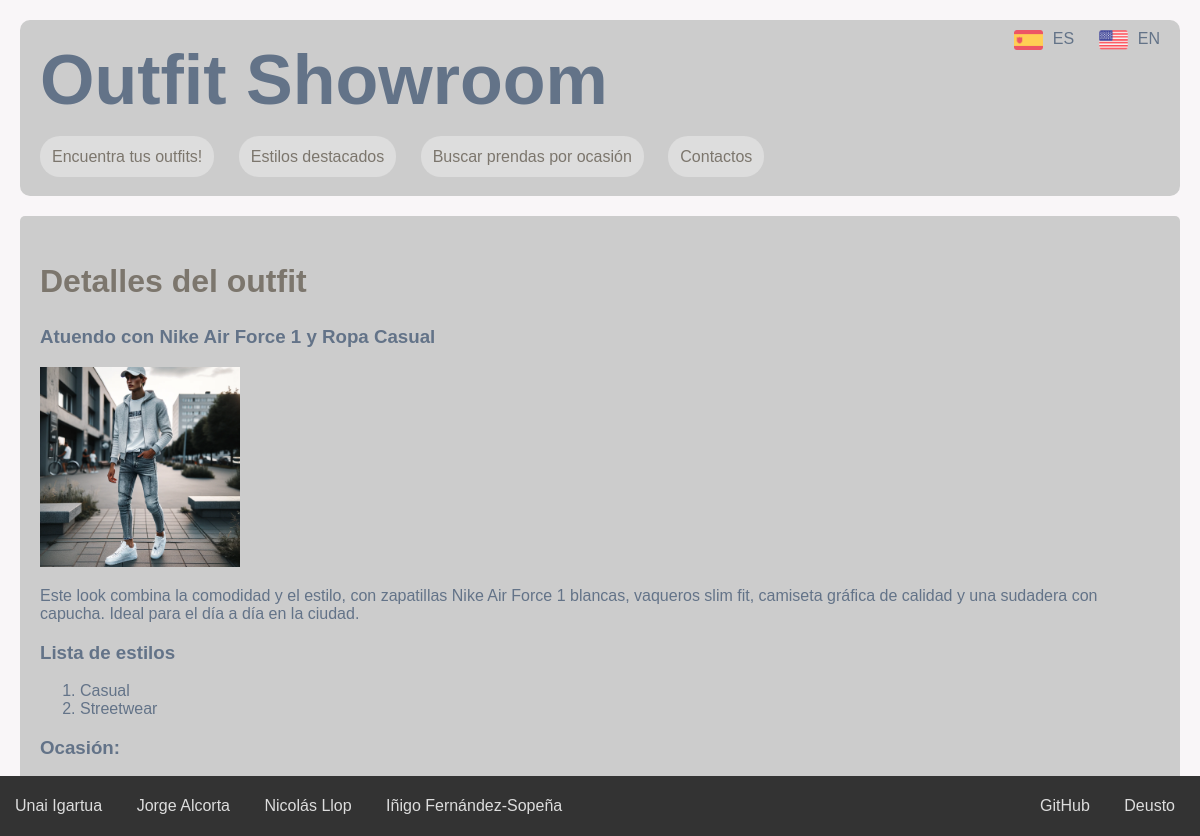
Page /outfit/2 on the committed database.
### appOutfitShowroom/models.py (models this page shows, shortened)
class Outfit(models.Model):
    def get_nombre(self):
        return self.nombre_en if get_language() == 'en' else self.nombre
    def get_descripcion(self):
        return self.descripcion_en if get_language() == 'en' else self.descripcion
    nombre = models.CharField(max_length=200)
    nombre_en = models.CharField(max_length=200, blank=True)
    descripcion = models.TextField(max_length=700)
    descripcion_en = models.TextField(max_length=700, blank=True)
    ocasion = models.ForeignKey(Ocasion, on_delete=models.CASCADE)
    estilos = models.ManyToManyField(Estilo)
    precio = models.IntegerField(default=0)
    autor = models.CharField(max_length=25, blank=True)
    imagen = models.ImageField(upload_to='static/img',blank=True,null=True,verbose_name='Image')
    fecha = models.DateTimeField(auto_now_add=True)

class Estilo(models.Model):
    def get_nombre(self):
        return self.nombre_en if get_language() == 'en' else self.nombre
    nombre = models.CharField(max_length=50)
    nombre_en = models.CharField(max_length=50, blank=True)

### appOutfitShowroom/views.py (the view)
# urls.py: path('outfit/<int:pk>', views.OutfitDetailView.as_view(), name='detalle_outfit'),
class OutfitDetailView(DetailView):
    model = Outfit
    template_name = "outfit.html"
    def get_context_data(self, **kwargs):
        context = super(OutfitDetailView, self).get_context_data(**kwargs)
        context["titulo_pagina"] = 'Detalles del outfit'
        return context

### appOutfitShowroom/models.py (called while the page is built)
    def __str__(self):
        return self.nombre

### appOutfitShowroom/templates/outfit.html
{% extends "base.html" %}
{% load static %}
{%load i18n%}
{% block contenido %}
<h2>{% trans "Detalles del outfit" %}</h2>
{% if outfit %}
    <h3>{{ outfit.get_nombre}}</h3>
	<img  alt="{{ outfit.imagen.name }}"  src="{% static outfit.imagen.name %}" width="200" height="200">
	<p>{{ outfit.get_descripcion}}</p>
	<h3>{% trans "Lista de estilos" %}</h3>
	{% if outfit.estilos.all %}
		<ol>
		{% for e in outfit.estilos.all %}
			<li>
				<a href="{% url 'detalle_estilo' e.id %}">{{ e.get_nombre}}</a>
			</li>
		{% endfor %}
		</ol>
	{% else %}
		<p>{% trans "No tiene estilos asociados." %}</p>
	{% endif %}
    {% if outfit.ocasion %}
        <h3>{% trans "Ocasión: " %}</h3><a href="{% url 'detalle_ocasion' outfit.ocasion.id %}">{{outfit.ocasion}}</a>
    {% endif %}
{% else %}
    <p>{% trans "No existe este outfit." %}</p>
{% endif %}
{% endblock %}

### appOutfitShowroom/static/css/estilos.css (style rules this page uses)
:root { margin: 0; padding: 0; --primary-color: #f9f6f8; --secondary-color: #CCCCCC; --secondary-off-color: #DDDDDD; --accent-color: #7c766d; --text-color: #637388; --border-color: #333; }
body { margin: 0; padding: 0; font-family: 'Arial', sans-serif; background-color: var(--primary-color); color: var(--text-color); }
a { color: var(--text-color); text-decoration: none; }
h2 { font-size: 32px; color: var(--accent-color); }

### rows in the picture
Outfit: get_nombre "Atuendo con Nike Air Force 1 y Ropa Casual", imagen.name (picture), get_descripcion "Este look combina la comodidad y el estilo, con zapatillas Nike Air Force 1 blancas, vaqueros slim fit, camiseta gráfica de calidad y una sudadera con capucha. Ideal para el día a día en la ciudad."
Estilo: get_nombre "Casual"
Estilo: get_nombre "Streetwear"
